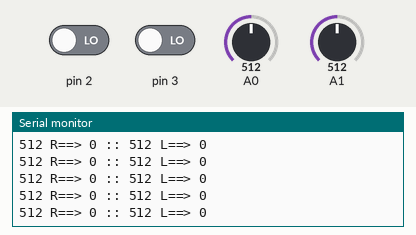
Recording of a sketch running on a simulated Arduino Uno, built with avr-gcc and run on an emulated ATmega328P. On the bench: the last lines printed to the serial monitor. The test bench sets the inputs (shaded band); at power-on: A0 = 512, A1 = 512, pin 2 LOW, pin 3 LOW.

Above: at 1.2 s.
1.3 s: A0 set to 716
At 1.56 s:
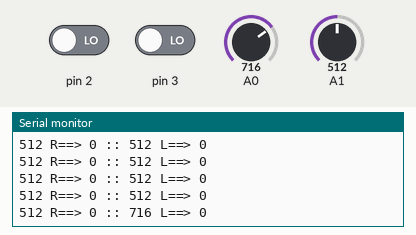
2.8 s: A1 set to 716
At 2.97 s:
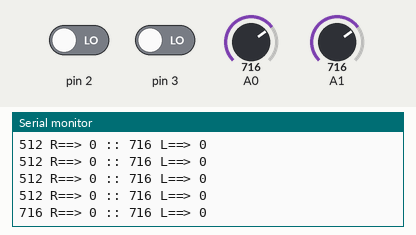
4.3 s: pin 2 driven HIGH
At 4.57 s:
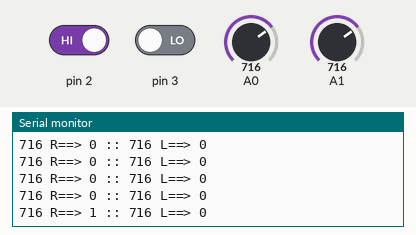
5.8 s: pin 3 driven HIGH
At 5.98 s:
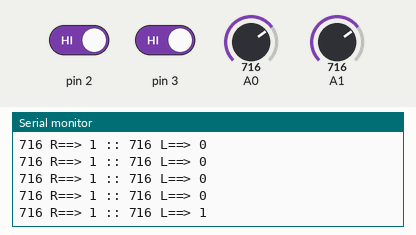
7.3 s: A0 set to 900
At 7.38 s:
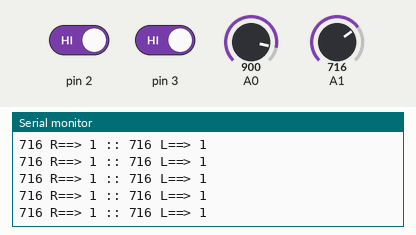
8.8 s: A1 set to 900
At 8.99 s:
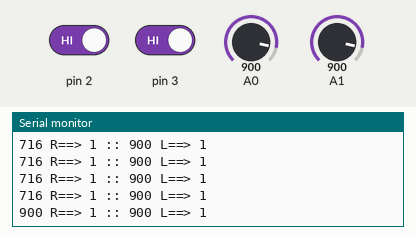
Timing chart, 0 to 11.3 s (numbered marks = the images above; inputs shaded):
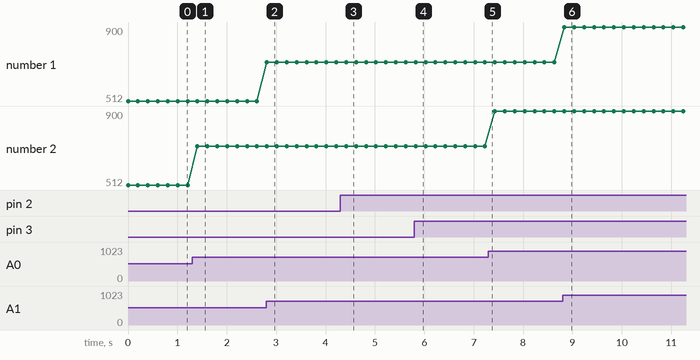

Measured:
- after the input at 1.3 s, the serial monitor: prints a new line after 0.11 s (image 1)
- after the input at 2.8 s, the serial monitor: prints a new line at once (image 2)
- after the input at 4.3 s, the serial monitor: prints a new line after 0.12 s (image 3)
- after the input at 5.8 s, the serial monitor: prints a new line at once (image 4)
- after the input at 8.8 s, the serial monitor: prints a new line at once (image 6)
- plotted number 2: 512 → 716 after the input at 1.3 s, 716 → 900 after the input at 7.3 s

The sketch:

sketch_photoresist.ino
```cpp
void setup() {
  // put your setup code here, to run once:
  Serial.begin(9600);
  pinMode(A1, INPUT);
  pinMode(2, INPUT);

  pinMode(A0, INPUT);
  pinMode(3, INPUT);
}

void loop() {
  Serial.print(analogRead(A1));
  Serial.print(" R==> ");
  Serial.print(digitalRead(2));
  Serial.print(" :: ");
  Serial.print(analogRead(A0));
  Serial.print(" L==> ");
  Serial.println(digitalRead(3));
  delay(200);
}
```
